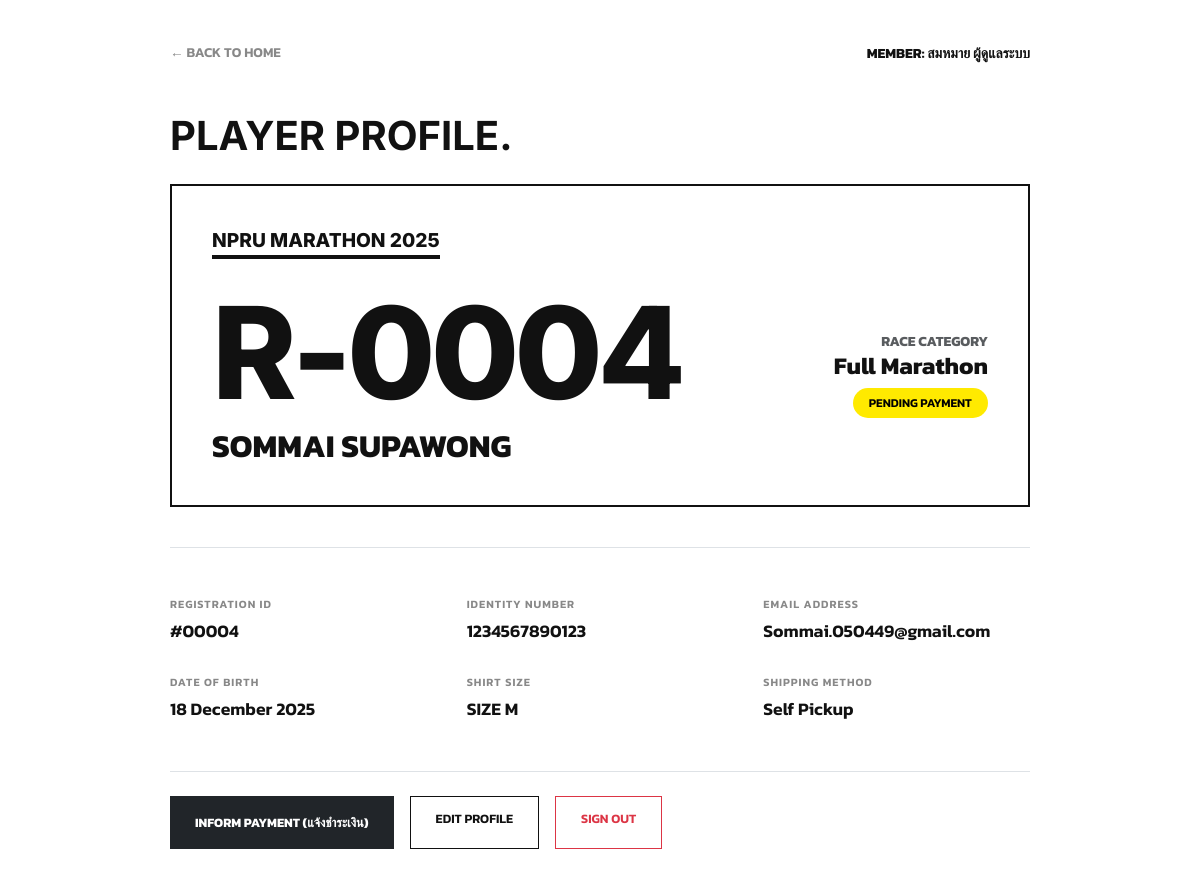
Page /login.php (signed in) on the committed database.
### tables this page shows
CREATE TABLE `registration` (
  `reg_id` int(11) NOT NULL,
  `runner_id` int(11) DEFAULT NULL,
  `category_id` int(11) DEFAULT NULL,
  `price_id` int(11) DEFAULT NULL,
  `shipping_id` int(11) DEFAULT NULL,
  `reg_date` date DEFAULT NULL,
  `shirt_size` varchar(10) DEFAULT NULL,
  `bib_number` varchar(20) DEFAULT NULL,
  `status` enum('Pending','Paid','Cancelled') DEFAULT 'Pending'
);

CREATE TABLE `runner` (
  `runner_id` int(11) NOT NULL,
  `first_name` varchar(100) NOT NULL,
  `last_name` varchar(100) NOT NULL,
  `date_of_birth` date NOT NULL,
  `gender` enum('Male','Female') NOT NULL,
  `citizen_id` varchar(20) DEFAULT NULL,
  `phone` varchar(15) DEFAULT NULL,
  `email` varchar(100) DEFAULT NULL,
  `address` text DEFAULT NULL,
  `is_disabled` tinyint(1) DEFAULT 0
);

CREATE TABLE `race_category` (
  `category_id` int(11) NOT NULL,
  `name` varchar(100) NOT NULL,
  `distance_km` float NOT NULL,
  `start_time` time DEFAULT NULL,
  `time_limit` time DEFAULT NULL,
  `giveaway_type` varchar(100) DEFAULT NULL
);

CREATE TABLE `shipping_option` (
  `shipping_id` int(11) NOT NULL,
  `type` varchar(50) NOT NULL,
  `cost` float DEFAULT 0,
  `detail` text DEFAULT NULL
);

### login.php (the view, shortened to what this page needs)
<?php
include 'config/db.php';
$runner_id = isset($_SESSION['runner_id']) ? $_SESSION['runner_id'] : $_SESSION['user_id'];
$sql = "SELECT r.*, reg.bib_number, reg.status, reg.shirt_size, reg.reg_date,
               cat.name as race_name, cat.distance_km,
               s.type as ship_type, s.cost as ship_cost
        FROM RUNNER r
        LEFT JOIN REGISTRATION reg ON r.runner_id = reg.runner_id
        LEFT JOIN RACE_CATEGORY cat ON reg.category_id = cat.category_id
        LEFT JOIN SHIPPING_OPTION s ON reg.shipping_id = s.shipping_id
        WHERE r.runner_id = ? LIMIT 1";
$stmt = $conn->prepare($sql);
$stmt->bind_param("i", $runner_id);
$stmt->execute();
$result = $stmt->get_result();
$user = $result->fetch_assoc();
?>
<!DOCTYPE html>
<html lang="th">
<head>
    <link href="https://cdn.jsdelivr.net/npm/bootstrap@5.3.0/dist/css/bootstrap.min.css" rel="stylesheet">
</head>
<body>
<div class="profile-container">
    <div class="d-flex justify-content-between align-items-center mb-5">
        <a href="index.php" class="back-link">← BACK TO HOME</a>
        <div>
            <span class="small fw-bold text-uppercase">Member: <?php echo htmlspecialchars($_SESSION['full_name']); ?></span>
        </div>
    </div>
    <div class="row">
        <div class="col-12">
            <h1 class="fw-bold mb-4" style="font-family: 'Inter'; font-weight: 800;">PLAYER PROFILE.</h1>
            <div class="bib-card">
                <div class="bib-header">NPRU MARATHON 2025</div>
                <div class="row align-items-center">
                    <div class="col-md-8">
                        <div class="bib-number">
                            <?php echo $user['bib_number'] ?: 'P-WAIT'; ?>
                        </div>
                        <h2 class="fw-bold text-uppercase mb-0">
                            <?php echo htmlspecialchars($user['first_name'] . " " . $user['last_name']); ?>
                        </h2>
                    </div>
                    <div class="col-md-4 text-md-end mt-4 mt-md-0">
                        <div class="mb-2">
                            <label class="d-block small text-muted text-uppercase fw-bold">Race Category</label>
                            <span class="h4 fw-bold"><?php echo $user['race_name'] ?: 'Not Registered'; ?></span>
                        </div>
                        <div>
                            <?php if($user['status'] == 'Paid'): ?>
                                <span class="status-pill status-paid">CONFIRMED</span>
                            <?php else: ?>
                                <span class="status-pill status-pending">PENDING PAYMENT</span>
                            <?php endif; ?>
                        </div>
                    </div>
                </div>
            </div>
            <div class="info-grid border-top pt-5">
                <div class="info-item">
                    <label>Registration ID</label>
                    <span>#<?php echo str_pad($user['runner_id'], 5, '0', STR_PAD_LEFT); ?></span>
                </div>
                <div class="info-item">
                    <label>Identity Number</label>
                    <span><?php echo htmlspecialchars($user['citizen_id']); ?></span>
                </div>
                <div class="info-item">
                    <label>Email Address</label>
                    <span><?php echo htmlspecialchars($user['email']); ?></span>
                </div>
                <div class="info-item">
                    <label>Date of Birth</label>
                    <span><?php echo ($user['date_of_birth']) ? date('d F Y', strtotime($user['date_of_birth'])) : '-'; ?></span>
                </div>
                <div class="info-item">
                    <label>Shirt Size</label>
                    <span>SIZE <?php echo $user['shirt_size'] ?: '-'; ?></span>
                </div>
                <div class="info-item">
                    <label>Shipping Method</label>
                    <span><?php echo $user['ship_type'] ?: 'N/A'; ?></span>
                </div>
            </div>
            <div class="mt-5 pt-4 d-flex flex-wrap gap-3 border-top">
                <?php if($user['status'] !== 'Paid'): ?>
                    <a href="payment.php" class="btn btn-dark rounded-0 px-4 py-3 fw-bold text-uppercase" style="font-size: 0.8rem;">
                        Inform Payment (แจ้งชำระเงิน)
                    </a>
                <?php endif; ?>
                <a href="edit_profile.php" class="btn btn-action">Edit Profile</a>
                <a href="logout.php" class="btn btn-action border-danger text-danger">Sign Out</a>
            </div>
        </div>
    </div>
</div>
</body>
</html>

### login.php (style rules this page uses)
:root { --nike-black: #111; --nike-gray: #f5f5f5; }
body { font-family: 'Kanit', sans-serif; background-color: #ffffff; color: var(--nike-black); }
.profile-container { max-width: 900px; margin: 0 auto; padding: 40px 20px; }
.back-link { text-decoration: none; color: #888; font-weight: 600; font-size: 0.85rem; transition: 0.3s; }
.bib-card { background: #fff; border: 2px solid var(--nike-black); padding: 40px; position: relative; overflow: hidden; margin-bottom: 40px; }
.bib-header { font-family: 'Inter'; font-weight: 800; font-size: 1.2rem; text-transform: uppercase; border-bottom: 4px solid var(--nike-black); display: inline-block; margin-bottom: 20px; }
.bib-number { font-family: 'Inter'; font-size: clamp(4rem, 15vw, 8rem); font-weight: 800; line-height: 1; letter-spacing: -5px; margin: 10px 0; }
.status-pill { padding: 6px 16px; border-radius: 50px; font-weight: 600; font-size: 0.75rem; text-transform: uppercase; }
.status-pending { background: #ffea00; color: #000; }
.info-grid { display: grid; grid-template-columns: repeat(auto-fit, minmax(200px, 1fr)); gap: 30px; margin-top: 40px; }
.info-item label { display: block; font-size: 0.7rem; font-weight: 600; color: #888; text-transform: uppercase; letter-spacing: 1px; margin-bottom: 5px; }
.info-item span { font-size: 1.1rem; font-weight: 600; }
.btn-action { border: 1px solid var(--nike-black); background: none; padding: 12px 25px; border-radius: 0; font-weight: 600; text-transform: uppercase; font-size: 0.8rem; transition: 0.3s; text-decoration: none; color: var(--nike-black); display: inline-block; }

### rows in the picture
registration: bib_number "R-0004", runner.last_name "SOMMAI SUPAWONG", category.name "Full Marathon", runner.runner_id "00004", runner.citizen_id "1234567890123", runner.email "Sommai.050449@gmail.com", runner.date_of_birth "18 December 2025", shirt_size "M", shipping.type "Self Pickup"

### other values in the picture
$_SESSION['full_name'] "สมหมาย ผู้ดูแลระบบ"
